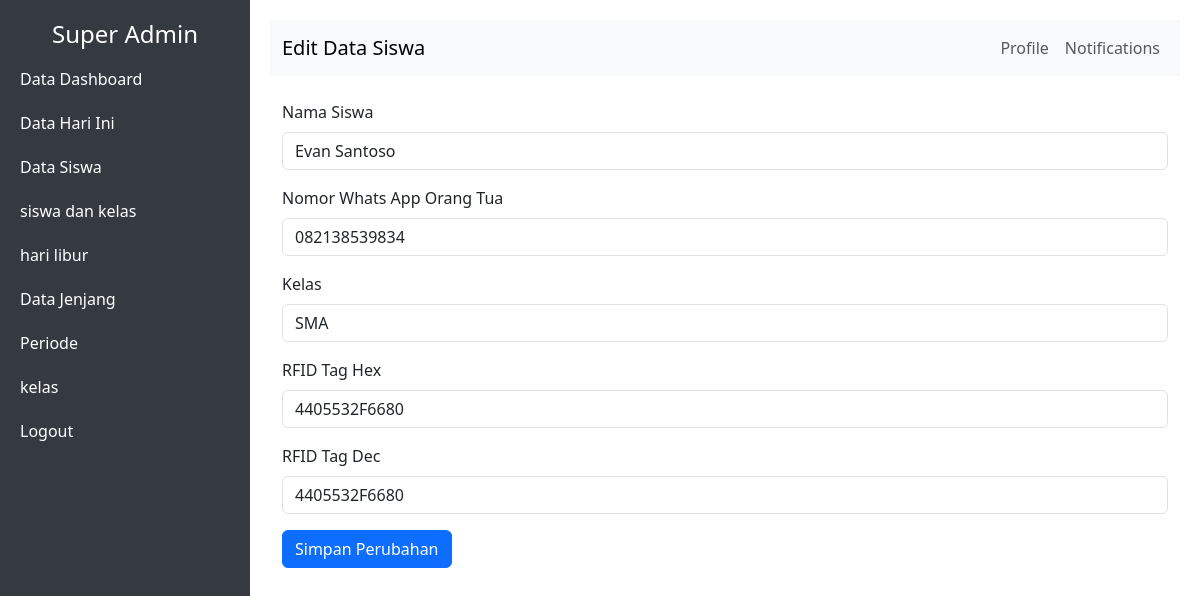
Screenshot of /edit_siswa.php?id_siswa=1 (signed in) with the database file from the repository.
### tables this page shows
CREATE TABLE `siswa` (
  `id_siswa` int(11) NOT NULL AUTO_INCREMENT,
  `nama` varchar(100) NOT NULL,
  `rfid_tag_hex` varchar(255) DEFAULT NULL,
  `rfid_tag_dec` varchar(255) DEFAULT NULL,
  `id_tingkat` int(10) DEFAULT NULL,
  `id_angkatan` int(10) DEFAULT NULL,
  `tanggal_lahir` date DEFAULT NULL,
  `status_lulus` int(10) DEFAULT 0,
  `status_keluar` int(10) DEFAULT 0,
  `status_hapus` int(10) NOT NULL DEFAULT 0,
  `nomor_orang_tua` varchar(100) DEFAULT NULL,
  PRIMARY KEY (`id_siswa`)
);

### edit_siswa.php (the view, shortened to what this page needs)
<?php
include "koneksi.php";
$id_siswa = $_GET['id_siswa'];
$sql = "SELECT * FROM siswa WHERE id_siswa = '$id_siswa' and status_hapus = '0'";
$result = mysqli_query($conn, $sql);
$siswa = mysqli_fetch_assoc($result);
?>
<!DOCTYPE html>
<html lang="en">
<head>
    <link href="https://cdn.jsdelivr.net/npm/bootstrap@5.3.0/dist/css/bootstrap.min.css" rel="stylesheet">
</head>
<body>
    <?php include "navbar.php"; ?>
    <div class="content">
        <nav class="navbar navbar-expand-lg navbar-light bg-light">
            <div class="container-fluid">
                <a class="navbar-brand" href="#">Edit Data Siswa</a>
                <div class="collapse navbar-collapse" id="navbarNav">
                    <ul class="navbar-nav ms-auto">
                        <li class="nav-item">
                            <a class="nav-link" href="#">Profile</a>
                        </li>
                        <li class="nav-item">
                            <a class="nav-link" href="#">Notifications</a>
                        </li>
                    </ul>
                </div>
            </div>
        </nav>
        <div class="container mt-4">
            <form action="proses_edit_siswa.php" method="POST">
                <div class="mb-3">
                    <label for="nama" class="form-label">Nama Siswa</label>
                    <input type="text" class="form-control" id="nama" name="nama" value="<?= htmlspecialchars($siswa['nama']); ?>" required>
                </div>
                <div class="mb-3">
                    <label for="nomor_orang_tua" class="form-label">Nomor Whats App Orang Tua</label>
                    <input type="text" class="form-control" id="nomor_orang_tua" name="nomor_orang_tua" value="<?= htmlspecialchars($siswa['nomor_orang_tua']); ?>" required>
                </div>
                <?php
                if ($_SESSION['jabatan'] == 'admin') {
                ?>
                    <div class="mb-3">
                        <label for="kelas" class="form-label">Kelas</label>
                        <select class="form-control" id="kelas" name="kelas" required>
                            <?php
                            $tingkatQuery = mysqli_query($conn, "SELECT * FROM tingkat WHERE status_hapus = 0");
                            while ($tingkat = mysqli_fetch_assoc($tingkatQuery)) {
                                $selected = $tingkat['id_tingkat'] == $siswa['id_tingkat'] ? 'selected' : '';
                                echo "<option value='{$tingkat['id_tingkat']}' $selected>{$tingkat['tingkat']}</option>";
                            }
                            ?>
                        </select>
                    </div>
                <?php
                }
                ?>
                <div class="mb-3">
                    <label for="rfid_tag_hex" class="form-label">RFID Tag Hex</label>
                    <input type="text" class="form-control" id="rfid_tag_hex" name="rfid_tag_hex" value="<?= htmlspecialchars($siswa['rfid_tag_hex']); ?>" required>
                </div>
                <div class="mb-3">
                    <label for="rfid_tag_dec" class="form-label">RFID Tag Dec</label>
                    <input type="text" class="form-control" id="rfid_tag_dec" name="rfid_tag_dec" value="<?= htmlspecialchars($siswa['rfid_tag_dec']); ?>" required>
                </div>
                <button type="submit" class="btn btn-primary">Simpan Perubahan</button>
            </form>
        </div>
    </div>
</body>
</html>

### edit_siswa.php (style rules this page uses)
body { display: flex; height: 100vh; margin: 0; overflow: hidden; }
.content { flex: 1; padding: 20px; overflow-y: auto; }
.navbar { background-color: #f8f9fa; }

### rows the page displays
siswa: nama "Evan Santoso", nomor_orang_tua "082138539834", rfid_tag_hex "4405532F6680", rfid_tag_dec "4405532F6680"

### other values shown
form field kelas "SMA"
